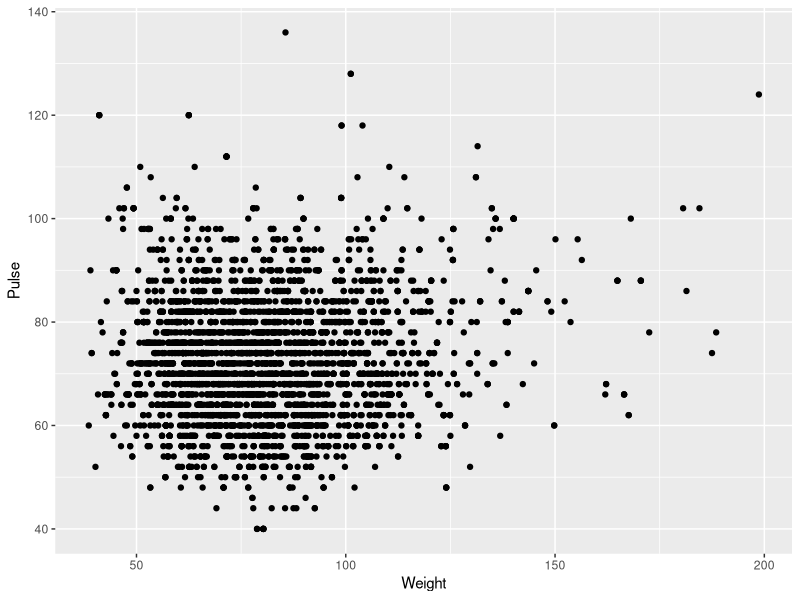
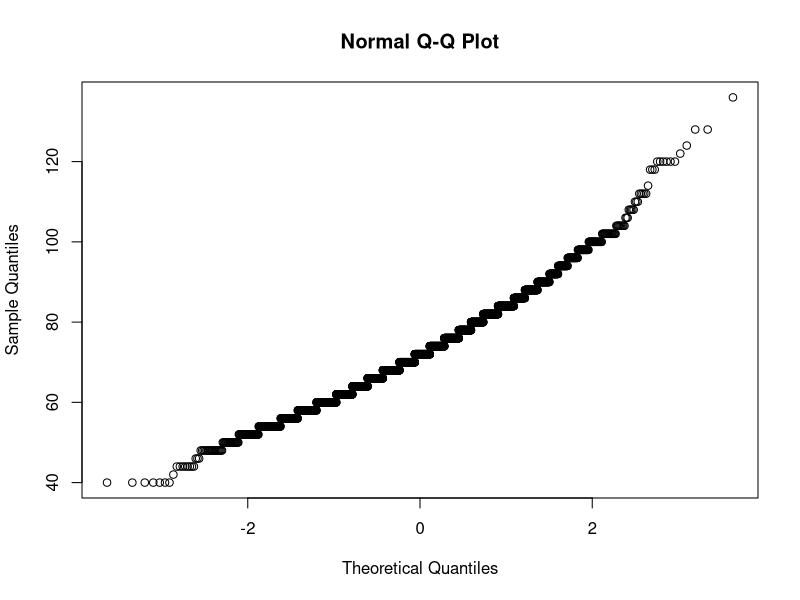
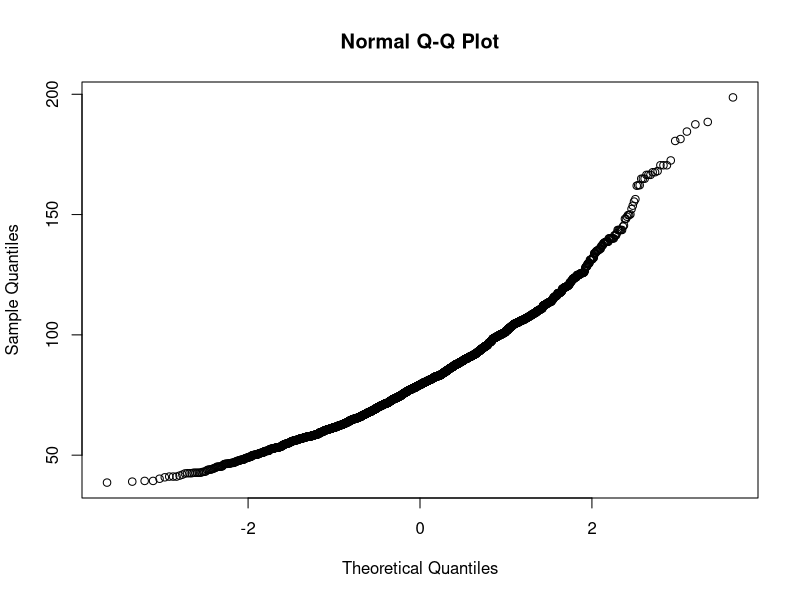
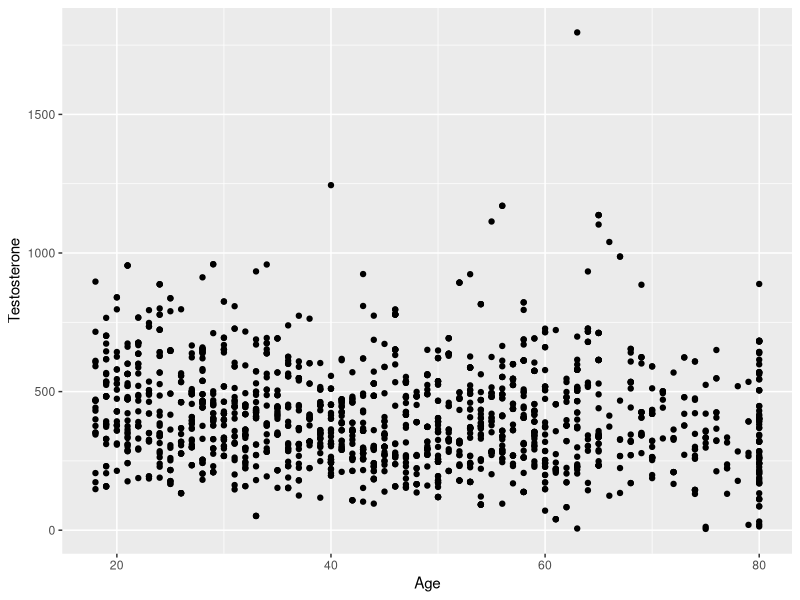
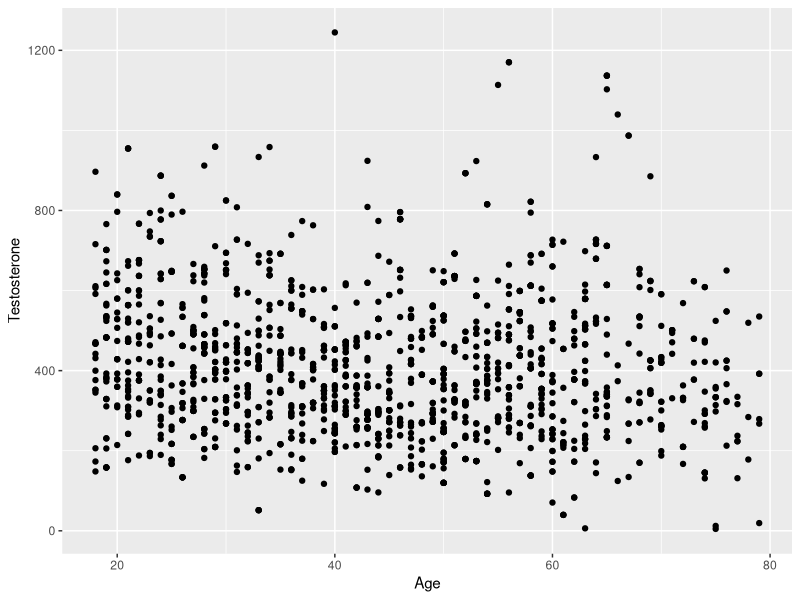
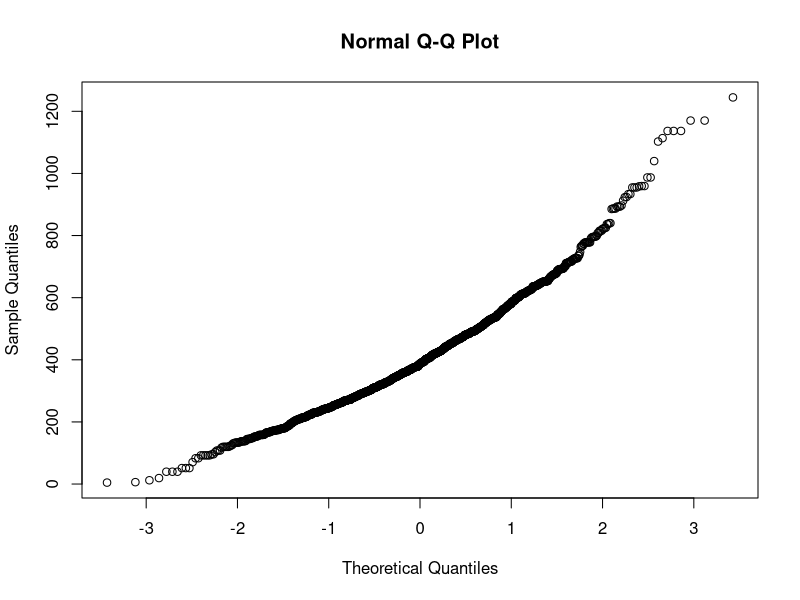
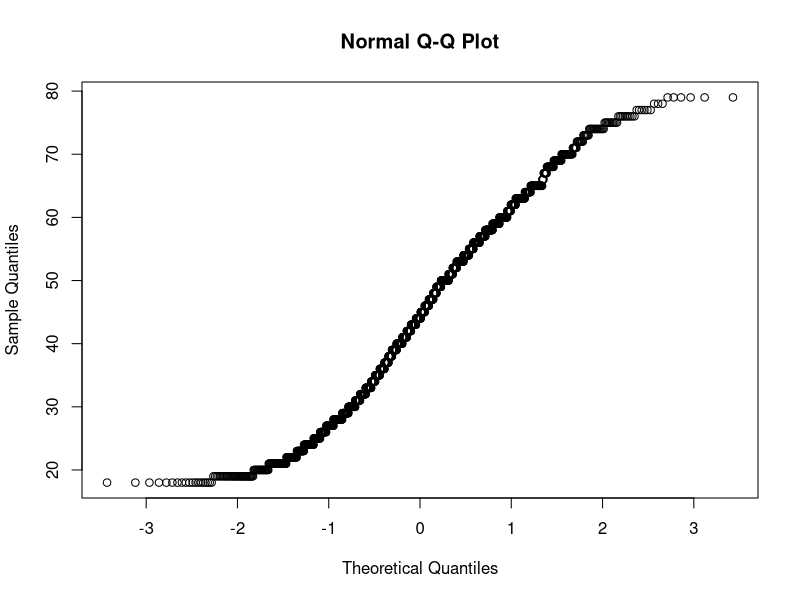
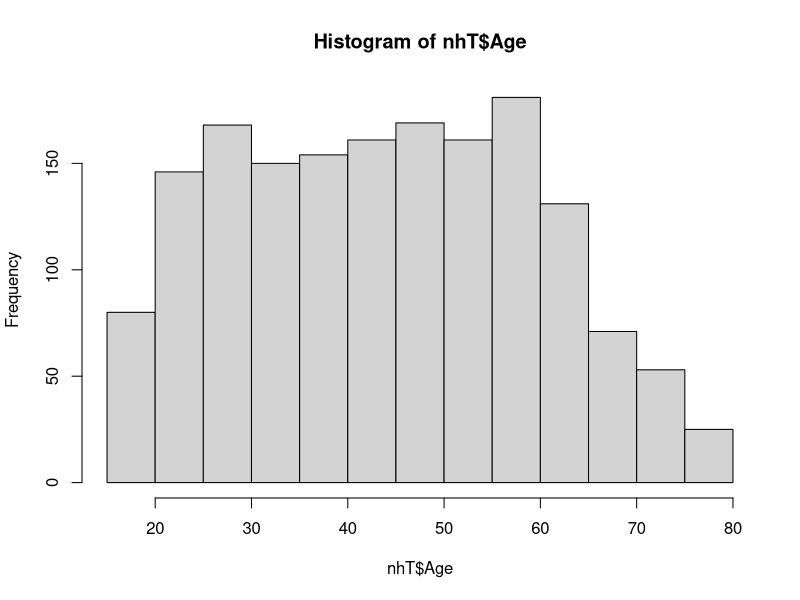

Here is the R script that generated these plots, in order:
#' ---
#' title: Correlation
#' author: Data Services at the Claude Moore Health Sciences Library
#' date: University of Virginia
#' output:
#'    html_document:
#'      highlight: default
#' ---

#' This lesson will introduce you to correlation analyses in R. We will cover how to run the test, how to check the assumptions and what to do in case assumptions are not met.
#' 
#'
#' In this lesson, the data we're going to work with comes from the National Health and Nutrition Examination Survey (NHANES) program at the CDC. NHANES is a research program designed to assess the health and nutritional status of adults and children in the United States. It began in the 1960s and since 1999 examines a nationally representative sample of about 5,000 people each year. The NHANES interview includes demographic, socioeconomic, dietary, and health-related questions. The physical exam includes medical, dental, and physiological measurements, as well as several standard laboratory tests. NHANES is used to determine the prevalence of major diseases and risk factors for those diseases. NHANES data are also the basis for national standards for measurements like height, weight, and blood pressure. Data from this survey is used in epidemiology studies and health sciences research, which help develop public health policy, direct and design health programs and services, and expand the health knowledge for the Nation.

#' We are using a small slice of this data. We're only using a handful of variables from the 2011-2012 survey years on about 5,000 individuals.

#' ## First we will load the nhanes.csv dataset
library(tidyverse)
nh <- read_csv("data/nhanes.csv")
nh

#' Now we will filter the nh dataset so it just contains adults (>= 18 years old) and save the new dataset as nha

nha <- nh %>%
  filter(Age >= 18)

#' ## The first analysis we will run is a correlation between Weight and Pulse
#' Create a scatterplot to see the relationship between these variables
nha %>%
  ggplot(aes(Weight, Pulse)) + geom_point()
# does not look like there is a strong correlation between these variables, but the cloud of points is sort of elongated out towards the top right

#' ### Hypotheses
#' Null hypothesis is that there is no relationship between Weight and Pulse
#' Alternative hypothesis is that there is a significant relationship between Weight and Pulse
#' I can see testing both sides -- as someone gets heavier, their Pulse increases because their heart is working harder -- OR -- as someone gets heavier, their Pulse decreases because they are generally less active overall. Therefore, I will do a two-tailed test

#' ### Check assumptions
#' Random sampling is met
#' Need to make sure each variable is normally distributed
qqnorm(nha$Pulse)
qqnorm(nha$Weight)
#' No reason to believe that there is a non-linear relationship
#' No obvious heteroscedasticity in variance as weight increases or as Pulse increases
#' 
#' ### Run test
?cor.test
cor.test(~ Weight + Pulse, data = nha)
#' r = 0.071 which is positive (as weight increases, pulse increases), but low in magnitude
#' We get a significant p-value but I am not convinced of its real-world relevance
#'
#' # Example 2
#' Let's examine testosterone levels in males as they age.
#' 
#' H0: there is no relationship between age and testosterone
#' H1: as age increases, testosterone decreases
#' 
#' Let's start by plotting the data
nha %>%
  filter(Gender == "male") %>%
  ggplot(aes(Age, Testosterone)) + geom_point()
#'
#' A few things stand out here. It looks like anyone above age 80 was classified as 80, so I will remove those datapoints in my analysis. Second, there is one extreme outlier with a testosterone level above 1500. A quick internet search tells me that this is very much outside the normal range for testosterone levels (250 - 1100 ng/dl). Therefore, I will remove this datapoint before running my analysis.
#' 
#' Let's filter the data
nhT <- nha %>%
  filter(Gender == "male" & Age < 80 & Testosterone < 1500)
#' And create a new scatterplot
nhT %>%
  ggplot(aes(Age, Testosterone)) + geom_point()

#' Now I'll assess the assumptions
#' Random sampling -- met
#' Based on the scatterplot, I saw no violations in homoscedasticity of variance
#' Based on the scatterplot, I saw no violations of assumption of a linear relationship between age and testosterone
#' Normality of each variable
qqnorm(nhT$Testosterone) # looks fine
qqnorm(nhT$Age) #not normally distributed
hist(nhT$Age) #mostly uniformly distributed -- still ok bc of central limit theorem

#' Run the test
cor.test(~ Age + Testosterone, data = nhT, alternative = "less")
#' r is -0.10 and is highly significant
#' As age increases, testosterone decreases
nhT %>%
  ggplot(aes(Age, Testosterone)) + geom_point() + 
  annotate("text", x = 23, y = 0, label = "r = -0.1018", size = 5)
